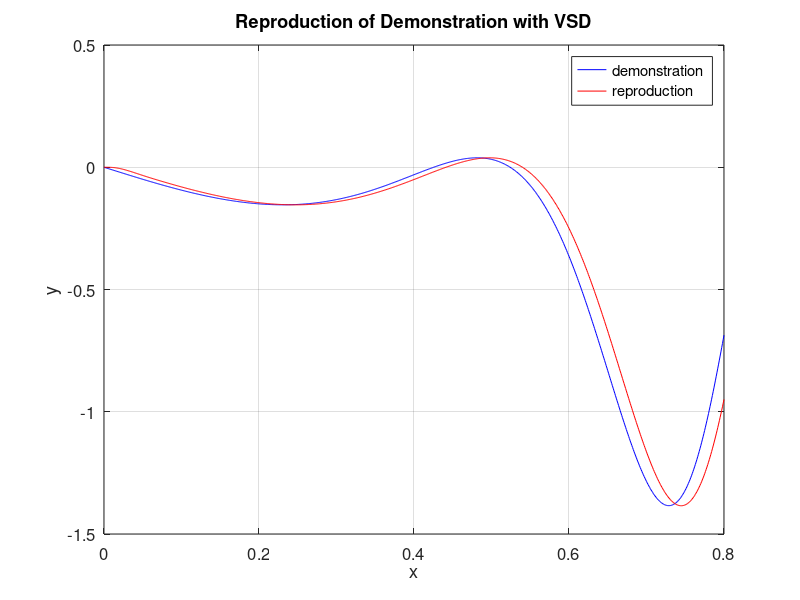

Reproduce this figure in MATLAB.
clear; close all; clc;
%%
kp = 8000;
kv = 1.0*(2*kp)^.5;

%%
T = 0.8;
dt = 0.001;
t = (0:dt:T)';
demo_x = -(t - sin(2*pi*t.^3).*cos(2*pi*t.^3).*exp(t.^4));

xdd = zeros(length(t),1);
xd = zeros(length(t),1);
x = zeros(length(t),1);
xdd(1,1) = 0;
xd(1,1) = 0;
x(1,1) = 0;

%%
for i = 1:length(t)-1
    xdd(i+1) = kp*(demo_x(i)-x(i)) - kv*xd(i);
    xd(i+1) = xd(i) + xdd(i)*dt;
    x(i+1) = x(i) + xd(i)*dt;
    
    if  rem(i,1)==0
        %plot([t(i),t(i)], [x(i),demo_x(i)] ,'r');
        %hold on;
        %plot([x(i),x(i) + x_t], [y(i),y(i) + y_t]);
        %hold on;
    end
end

%%
plot(t, demo_x, 'b');
hold on;
plot(t, x, 'r');
grid on;
legend('demonstration','reproduction');
title('Reproduction of Demonstration with VSD');
xlabel('x','fontsize',18);
ylabel('y','fontsize',18);
% xlim([0,1]);
set(gca,'FontSize',12);

